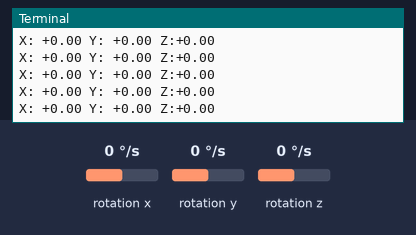
Recording of a program running on a simulated Raspberry Pi (BCM pin numbers). Shown: the last lines printed to the terminal. Inputs (shaded band) come from the test bench; at power-on: rotation x 0 °/s, rotation y 0 °/s, rotation z 0 °/s. The clock reads 2024-03-15 10:24:30 at power-on unless the program sets it; library files of the repository ran but are not shown: Adafruit_L3GD20.py.

Above: at 11.6 s.
11.7 s: rotation x set to -192 °/s
At 11.9 s:
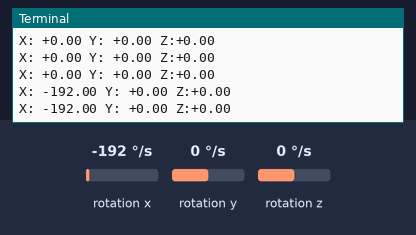
13.2 s: rotation y set to -192 °/s
At 13.37 s:
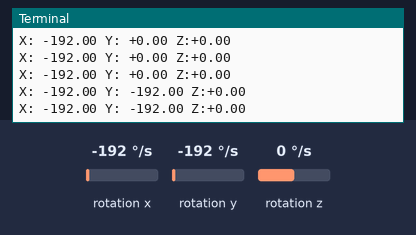
14.7 s: rotation z set to -192 °/s
At 14.98 s:
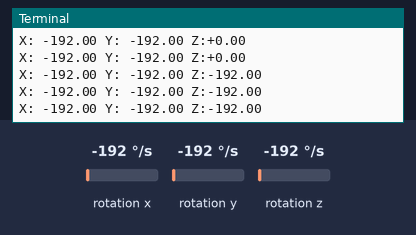

Measured:
- after the input at 11.7 s, the terminal: prints a new line at once (image 1)
- after the input at 13.2 s, the terminal: prints a new line at once (image 2)
- after the input at 14.7 s, the terminal: prints a new line at once (image 3)

The program:

example.py
```python
#!/usr/bin/python

from Adafruit_L3GD20 import L3GD20

import time

def getAvgDrift(gyro):

    print 'getAvgDrift begin'

    gyroXAngle = gyroYAngle = gyroZAngle = 0

    sampleCnt = 500

    for i in range(0, sampleCnt):
        readout = gyro.read()
        gyroXAngle += readout[0]
        gyroYAngle += readout[1]
        gyroZAngle += readout[2]
        time.sleep(0.02)

    print 'getAvgDrift end'

    return (
        gyroXAngle / sampleCnt,
        gyroYAngle / sampleCnt,
        gyroZAngle / sampleCnt
    )

def roundFloatData(data):
    return float(format(data, '.2f'))

if __name__ == '__main__':

    gyro = L3GD20(L3GD20.L3DS20_RANGE_250DPS)

    avgDrift = getAvgDrift(gyro)

    gyroXAngle = gyroYAngle = gyroZAngle = 0
    loopCnt = 0;

    lastTime = time.time() * 1000

    while True:

        readout = gyro.read()

        currentTime = time.time() * 1000
        timeDiff = currentTime - lastTime
        lastTime = currentTime

        gyroXAngle = (readout[0] - avgDrift[0]) * gyro.GAIN #* (timeDiff / 1000)
        gyroYAngle = (readout[1] - avgDrift[1]) * gyro.GAIN #* (timeDiff / 1000)
        gyroZAngle = (readout[2] - avgDrift[2]) * gyro.GAIN #* (timeDiff / 1000)


        if (loopCnt > 0 and (loopCnt % 25) == 0):
            print 'X: {0:+.2f} Y: {1:+.2f} Z:{2:+.2f}'.format(roundFloatData(gyroXAngle), roundFloatData(gyroYAngle), roundFloatData(gyroZAngle))
            loopCnt = 0

        loopCnt += 1

        #time.sleep(0.02)
```
